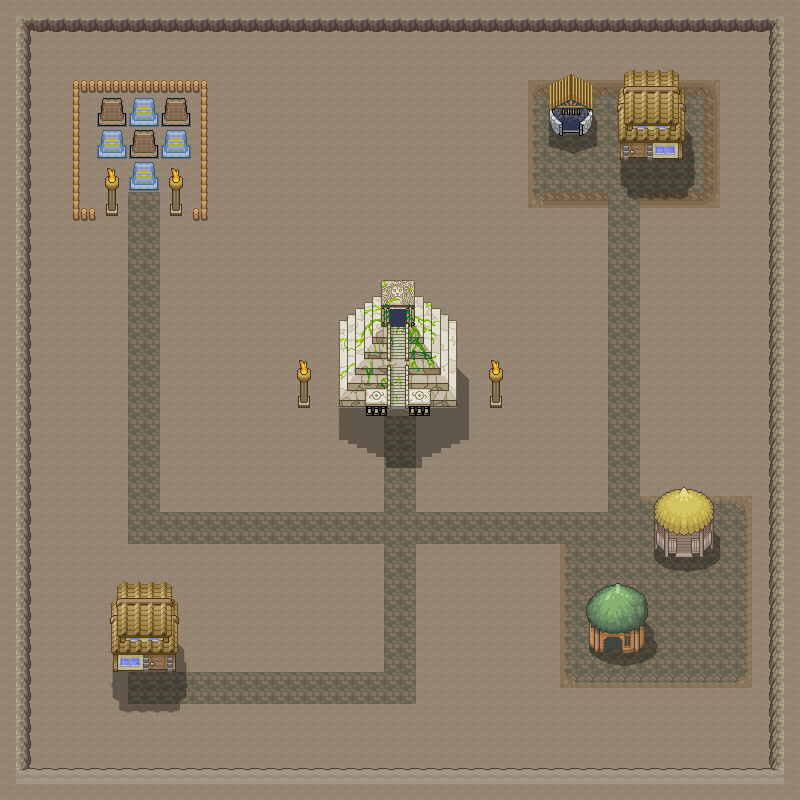

Rendered tile map (Tiled .tmx) drawn with the repository's tilesets; below, a short description and the map source with its tile grids summarised:
An orthogonal 25x25 tile map with 32x32 px tiles, 3 tile layers (Layer_Ground, Layer_Ground2, Layer_Buildings) and 26 objects.

<map version="1.0.0" orientation="orthogonal" renderorder="right-down" width="25" height="25" tilewidth="32" tileheight="32" nextobjectid="217">
 <tileset firstgid="1" name="tiles_2_cut" tilewidth="32" tileheight="32" tilecount="6250" columns="25">
  <image source="tiles_2_cut.png" width="800" height="8000" />
 </tileset>
 <layer name="Layer_Ground" width="25" height="25">
  <data>[625 cells, 625 non-empty, 2 distinct tile ids]</data>
 </layer>
 <layer name="Layer_Ground2" width="25" height="25">
  <data>[625 cells, 40 non-empty, 13 distinct tile ids]</data>
 </layer>
 <layer name="Layer_Buildings" width="25" height="25">
  <data>[625 cells, 215 non-empty, 110 distinct tile ids]</data>
 </layer>
 <objectgroup name="Buildings_sprite">
  <object id="153" x="768" y="2.66667" width="25.3333" height="792" />
  <object id="155" x="6.66667" y="769.333" width="781.333" height="24" />
  <object id="157" x="1.33333" y="2.66667" width="24" height="784" />
  <object id="160" x="5.33333" y="4" width="788" height="20" />
  <object id="191" x="72" y="80" width="136" height="141" />
  <object id="198" x="339" y="280" width="119" height="137" />
  <object id="200" x="489" y="360" width="15" height="48" />
  <object id="202" x="297" y="360" width="14" height="47" />
  <object id="206" x="549" y="74" width="44" height="62" />
  <object id="209" x="617" y="70" width="68" height="91" />
  <object id="211" x="109" y="581" width="70" height="91" />
  <object id="213" x="653" y="487" width="61" height="71" />
  <object id="215" x="587" y="583" width="60" height="72" />
 </objectgroup>
 <objectgroup name="Buildings_body" visible="0">
  <object id="154" x="765.333" y="2.66667" width="25.3333" height="792" />
  <object id="156" x="5.33333" y="769.333" width="782.667" height="22.6667" />
  <object id="158" x="5.33333" y="8" width="18.6667" height="782.667" />
  <object id="159" x="8" y="5.33333" width="781.333" height="18.6667" />
  <object id="192" x="73" y="92" width="135" height="129" />
  <object id="197" x="340" y="348" width="117" height="60" />
  <object id="201" x="490" y="399" width="12" height="8" />
  <object id="205" x="299" y="399" width="10" height="7" />
  <object id="208" x="550" y="107" width="42" height="28" />
  <object id="210" x="618" y="111" width="66" height="49" />
  <object id="212" x="109" y="631" width="69" height="41" />
  <object id="214" x="654" y="532" width="60" height="26" />
  <object id="216" x="588" y="627" width="58" height="27" />
 </objectgroup>
</map>